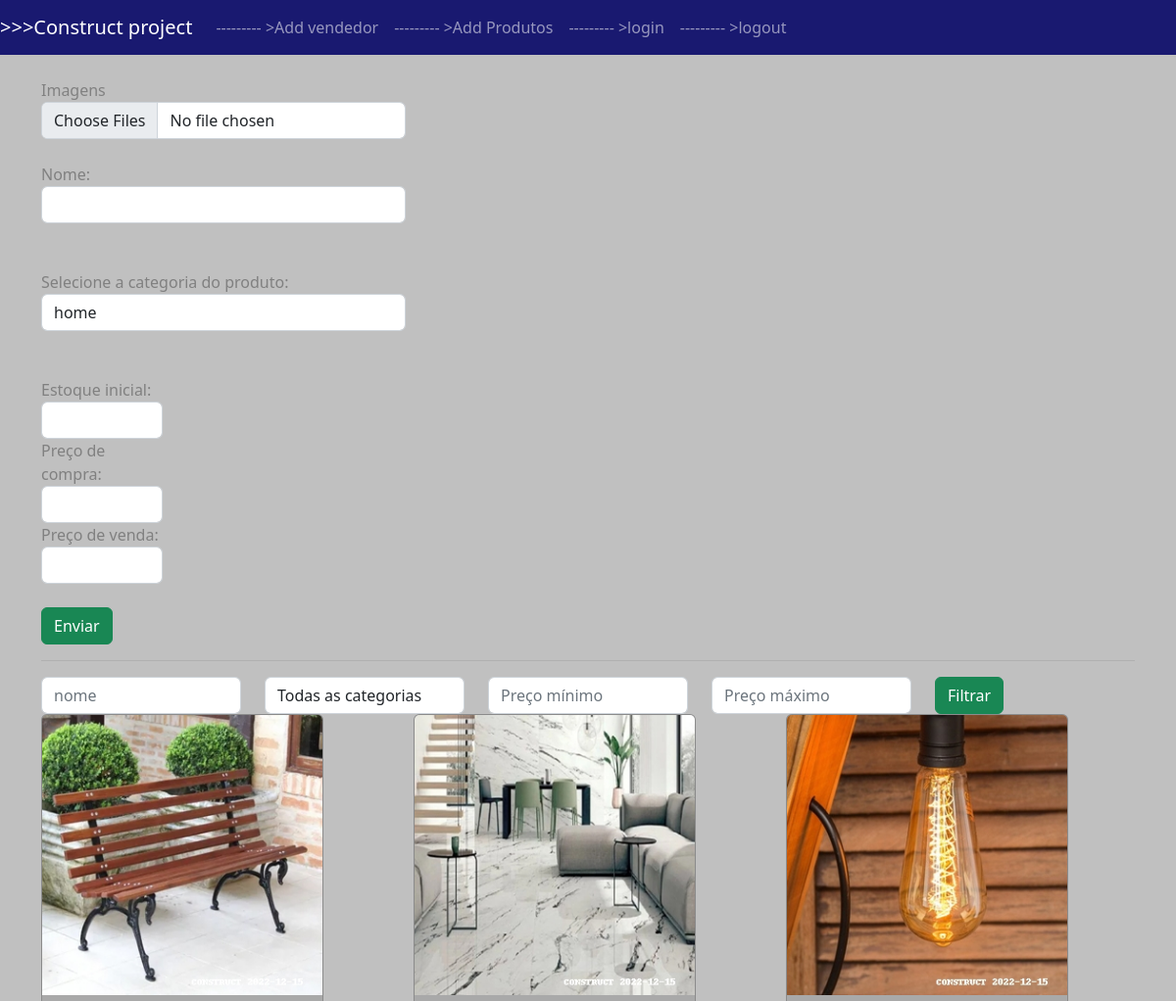
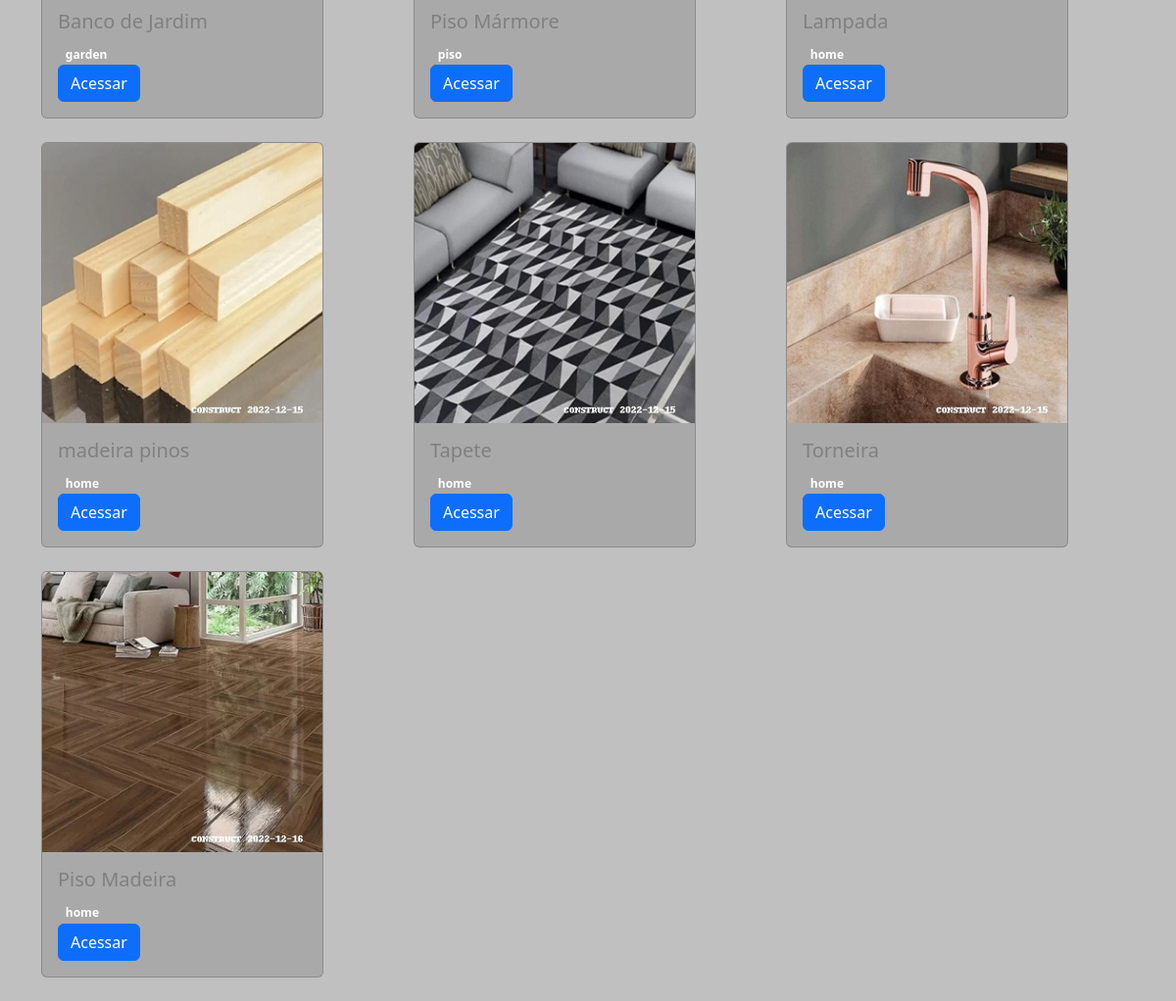
/estoque/add_produto/, run on the app's committed database (2 pictures, top to bottom).
### estoque/models.py (models this page shows, shortened)
class Produto(models.Model):
    nome = models.CharField(max_length=40, unique=True)
    categoria = models.ForeignKey(Categoria, on_delete=models.SET_NULL, null=True)
    quantidade = models.FloatField()
    preco_compra = models.FloatField()
    preco_venda = models.FloatField()
    slug = models.SlugField(unique=True, blank=True, null=True)

class Imagem(models.Model):
    imagem= models.ImageField(upload_to="imagem_produto")
    produto = models.ForeignKey(Produto, on_delete=models.CASCADE)

class Categoria(models.Model):
    titulo = models.CharField(max_length=40)
    def __str__(self):
        return self.titulo

### estoque/views.py (the view, shortened to what this page needs)
# urls.py: path('add_produto/', views.add_produto, name="add_produto"),
@has_permission_decorator('cadastrar_produtos')
def add_produto(request):
    if request.method == "GET":
        nome = request.GET.get('nome')
        categoria = request.GET.get('categoria')
        preco_min = request.GET.get('preco_min')
        preco_max = request.GET.get('preco_max')
        produtos = Produto.objects.all()
        categorias = Categoria.objects.all()
        return render (request, 'add_produto.html', {'categorias':categorias, 'produtos':produtos})

### estoque/templatestags/filters.py (called while the page is built)
@register.filter(name='get_first_image')
def get_first_image(product):
    imagem= Imagem.objects.filter(produto=product).first()
    if imagem:
        return imagem.imagem.url
    else:
        return False

### estoque/templates/add_produto.html (shortened to what this page needs)
{% extends 'base.html' %}
{% load filters %}
{% block 'body' %}
<div class="container">
    <div class="form-group col-4">
        <form action="{% url 'add_produto' %}" method="POST", enctype="multipart/form-data">{% csrf_token %}
            <br>
            <label>Imagens</label>
            <input class="form-control" type="file" name="imagens"multiple>
            <br>
            <label>Nome:</label>
            <input class="form-control" type="text" name="nome">
            <br>
            <br>
            <label>Selecione a categoria do produto:</label>
            <select class="form-control" name="categoria">
                {% for categoria in categorias %}
                    <option value="{{ categoria.id }}">{{ categoria.titulo }}</option>
                {% endfor %}
            </select>
        <br>
        <br>
        <div class="form-group col-4">
            <label>Estoque inicial:</label>
            <input class="form-control" type="number" name="quantidade">
            <label>Preço de compra:</label>
            <input class="form-control" type="number" name="preco_compra">
            <label>Preço de venda:</label>
            <input class="form-control" type="number" name="preco_venda">
            <br>
            <input class="btn btn-success" type="submit" value="Enviar">
         </form>
    </div>
  </div>
    <hr style="background-color:dark">
    <form action="{% url 'add_produto' %}" method="GET">
        <div class="row">
            <div class="col-md">
                <input class="form-control" type="text" name="nome" placeholder="nome">
            </div>
             <div class="col-md">
                 <select class="form-control" name="categoria">
                      <option value="">Todas as categorias</option>
                </select>
            </div>
             <div class="col-md">
                <input class="form-control" type="number" name="preco_min" placeholder="Preço mínimo">
            </div>
               <div class="col-md">
                <input class="form-control" type="number" name="preco_max" placeholder="Preço máximo">
            </div>
            <div class = "col-md">
                <input type="submit" value="Filtrar" class="btn btn-success"
            </div>
        </div>
    </form>
    <div class="'listar_produtos">
    <div class="row">
        {% for produto in produtos %}
        <div class="col-md">
                    <div style="background-color: darkgray;width: 18rem" class="card" style="width: 18rem;">
                         <img widht="100%" class="card-img-top" src="{{ produto|get_first_image }}">
                          <div class="card-body">
                            <h5 class="card-title">{{ produto.nome }}</h5>
                              <span class ="badge badge-info">{{ produto.categoria }}</span>
                              <br>
                            <a href="{% url 'produto' produto.slug %}" class="btn btn-primary">Acessar</a>
                      </div>
                   </div>
                <br>
            </div>
            {% endfor %}
        </div>
    </div>
{% endblock %}

### templates/base.html (shortened to what this page needs)
<!doctype html>
{% load static %}
<html lang="pt-br">
  <head>
    <link href="https://cdn.jsdelivr.net/npm/bootstrap@5.2.3/dist/css/bootstrap.min.css" rel="stylesheet">
    <link rel="stylesheet" href="{% static 'usuarios/css/css.css' %}">
  </head>
  <body class="fundo">
  <nav class="navbar navbar-expand-lg navbar-dark bg-nav">
      <a class="navbar-brand" >>>>Construct project </a>
      <ul class="navbar-nav">
          <li>
            <a class="nav-link" href="{% url 'cadastrar_vendedor' %}">--------- >Add vendedor</a>
          </li>
          <li>
            <a class="nav-link" href="{% url 'add_produto' %}">--------- >Add Produtos</a>
          </li>
          <li>
            <a class="nav-link" href="{% url 'login' %}">--------- >login</a>
          </li>
            <li>
            <a class="nav-link" href="{% url 'sair' %}">--------- >logout</a>
          </li>
      </ul>
  </nav>
    {% block 'body' %}
     {% endblock %}
  </body>
</html>

### templates/static/usuarios/css/css.css (style rules this page uses)
.fundo { background-color: #C0C0C0; color: gray; }
.bg-nav { background-color: #191970; }

### data on the page
Produto: id.imagem (picture), nome "Banco de Jardim", categoria "garden"
Produto: id.imagem (picture), nome "Piso Mármore", categoria "piso"
Produto: id.imagem (picture), nome "Lampada", categoria "home"
Produto: id.imagem (picture), nome "madeira pinos", categoria "home"
Produto: id.imagem (picture), nome "Tapete", categoria "home"
Produto: id.imagem (picture), nome "Torneira", categoria "home"
Produto: id.imagem (picture), nome "Piso Madeira", categoria "home"

### other printed values
form field categoria "home"
